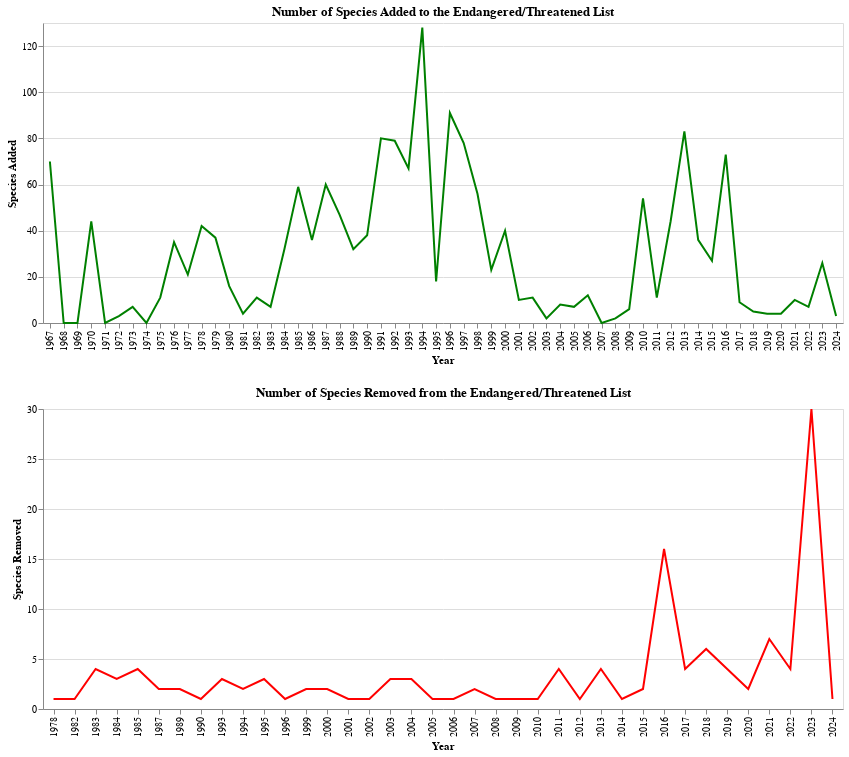

Notebook cell for this chart:
### Markdown cell above
## Deceptive

### Code cell
listed = alt.Chart(listed_species_df, title="Number of Species Added to the Endangered/Threatened List").mark_line(point=False, color='green').encode(
    x=alt.X("Calendar Year:O", title="Year").scale(zero=False),
    y=alt.Y("Number of Species Listings:Q", title="Species Added").scale(zero=False), 
).properties(
    width=800
    
)

delisted = alt.Chart(remove_count_df, title="Number of Species Removed from the Endangered/Threatened List").mark_line(point=False, color='red').encode(
    x=alt.X("Delisting Date:O", title="Year").scale(zero=False),
    y=alt.Y("Common Name:Q", title="Species Removed").scale(zero=False)
).properties(
    width=800  
)


listed & delisted

### Figure 1 — Vega-Lite specification as saved in the notebook (floating-point values rounded to 4 significant figures)
{"config": {"view": {"continuousWidth": 300, "continuousHeight": 300}}, "vconcat": [{"data": {"name": "data-2fc7e87139f5d0c3acb326e98ec76e9f"}, "mark": {"type": "line", "color": "green", "point": false}, "encoding": {"x": {"field": "Calendar Year", "scale": {"zero": false}, "title": "Year", "type": "ordinal"}, "y": {"field": "Number of Species Listings", "scale": {"zero": false}, "title": "Species Added", "type": "quantitative"}}, "title": "Number of Species Added to the Endangered/Threatened List", "width": 800}, {"data": {"name": "data-0bd3afc969f905c70604af391bdf0253"}, "mark": {"type": "line", "color": "red", "point": false}, "encoding": {"x": {"field": "Delisting Date", "scale": {"zero": false}, "title": "Year", "type": "ordinal"}, "y": {"field": "Common Name", "scale": {"zero": false}, "title": "Species Removed", "type": "quantitative"}}, "title": "Number of Species Removed from the Endangered/Threatened List", "width": 800}], "$schema": "https://vega.github.io/schema/vega-lite/v5.17.0.json", "datasets": {"data-2fc7e87139f5d0c3acb326e98ec76e9f": [{"Calendar Year": 2024, "Number of Species Listings": 3}, {"Calendar Year": 2023, "Number of Species Listings": 26}, {"Calendar Year": 2022, "Number of Species Listings": 7}, {"Calendar Year": 2021, "Number of Species Listings": 10}, {"Calendar Year": 2020, "Number of Species Listings": 4}, {"Calendar Year": 2019, "Number of Species Listings": 4}, {"Calendar Year": 2018, "Number of Species Listings": 5}, {"Calendar Year": 2017, "Number of Species Listings": 9}, {"Calendar Year": 2016, "Number of Species Listings": 73}, {"Calendar Year": 2015, "Number of Species Listings": 27}, {"Calendar Year": 2014, "Number of Species Listings": 36}, {"Calendar Year": 2013, "Number of Species Listings": 83}, {"Calendar Year": 2012, "Number of Species Listings": 44}, {"Calendar Year": 2011, "Number of Species Listings": 11}, {"Calendar Year": 2010, "Number of Species Listings": 54}, {"Calendar Year": 2009, "Number of Species Listings": 6}, {"Calendar Year": 2008, "Number of Species Listings": 2}, {"Calendar Year": 2006, "Number of Species Listings": 12}, {"Calendar Year": 2005, "Number of Species Listings": 7}, {"Calendar Year": 2004, "Number of Species Listings": 8}, {"Calendar Year": 2003, "Number of Species Listings": 2}, {"Calendar Year": 2002, "Number of Species Listings": 11}, {"Calendar Year": 2001, "Number of Species Listings": 10}, {"Calendar Year": 2000, "Number of Species Listings": 40}, {"Calendar Year": 1999, "Number of Species Listings": 23}, {"Calendar Year": 1998, "Number of Species Listings": 56}, {"Calendar Year": 1997, "Number of Species Listings": 78}, {"Calendar Year": 1996, "Number of Species Listings": 91}, {"Calendar Year": 1995, "Number of Species Listings": 18}, {"Calendar Year": 1994, "Number of Species Listings": 128}, {"Calendar Year": 1993, "Number of Species Listings": 67}, {"Calendar Year": 1992, "Number of Species Listings": 79}, {"Calendar Year": 1991, "Number of Species Listings": 80}, {"Calendar Year": 1990, "Number of Species Listings": 38}, {"Calendar Year": 1989, "Number of Species Listings": 32}, {"Calendar Year": 1988, "Number of Species Listings": 47}, {"Calendar Year": 1987, "Number of Species Listings": 60}, {"Calendar Year": 1986, "Number of Species Listings": 36}, {"Calendar Year": 1985, "Number of Species Listings": 59}, {"Calendar Year": 1984, "Number of Species Listings": 32}, {"Calendar Year": 1983, "Number of Species Listings": 7}, {"Calendar Year": 1982, "Number of Species Listings": 11}, {"Calendar Year": 1981, "Number of Species Listings": 4}, {"Calendar Year": 1980, "Number of Species Listings": 16}, {"Calendar Year": 1979, "Number of Species Listings": 37}, {"Calendar Year": 1978, "Number of Species Listings": 42}, {"Calendar Year": 1977, "Number of Species Listings": 21}, {"Calendar Year": 1976, "Number of Species Listings": 35}, {"Calendar Year": 1975, "Number of Species Listings": 11}, {"Calendar Year": 1973, "Number of Species Listings": 7}, {"Calendar Year": 1972, "Number of Species Listings": 3}, {"Calendar Year": 1970, "Number of Species Listings": 44}, {"Calendar Year": 1967, "Number of Species Listings": 70}, {"Calendar Year": 1968, "Number of Species Listings": 0}, {"Calendar Year": 1969, "Number of Species Listings": 0}, {"Calendar Year": 1971, "Number of Species Listings": 0}, {"Calendar Year": 1974, "Number of Species Listings": 0}, {"Calendar Year": 2007, "Number of Species Listings": 0}], "data-0bd3afc969f905c70604af391bdf0253": [{"Delisting Date": "1978", "Common Name": 1}, {"Delisting Date": "1982", "Common Name": 1}, {"Delisting Date": "1983", "Common Name": 4}, {"Delisting Date": "1984", "Common Name": 3}, {"Delisting Date": "1985", "Common Name": 4}, {"Delisting Date": "1987", "Common Name": 2}, {"Delisting Date": "1989", "Common Name": 2}, {"Delisting Date": "1990", "Common Name": 1}, {"Delisting Date": "1993", "Common Name": 3}, {"Delisting Date": "1994", "Common Name": 2}, {"Delisting Date": "1995", "Common Name": 3}, {"Delisting Date": "1996", "Common Name": 1}, {"Delisting Date": "1999", "Common Name": 2}, {"Delisting Date": "2000", "Common Name": 2}, {"Delisting Date": "2001", "Common Name": 1}, {"Delisting Date": "2002", "Common Name": 1}, {"Delisting Date": "2003", "Common Name": 3}, {"Delisting Date": "2004", "Common Name": 3}, {"Delisting Date": "2005", "Common Name": 1}, {"Delisting Date": "2006", "Common Name": 1}, {"Delisting Date": "2007", "Common Name": 2}, {"Delisting Date": "2008", "Common Name": 1}, {"Delisting Date": "2009", "Common Name": 1}, {"Delisting Date": "2010", "Common Name": 1}, {"Delisting Date": "2011", "Common Name": 4}, {"Delisting Date": "2012", "Common Name": 1}, {"Delisting Date": "2013", "Common Name": 4}, {"Delisting Date": "2014", "Common Name": 1}, {"Delisting Date": "2015", "Common Name": 2}, {"Delisting Date": "2016", "Common Name": 16}, {"Delisting Date": "2017", "Common Name": 4}, {"Delisting Date": "2018", "Common Name": 6}, {"Delisting Date": "2019", "Common Name": 4}, {"Delisting Date": "2020", "Common Name": 2}, {"Delisting Date": "2021", "Common Name": 7}, {"Delisting Date": "2022", "Common Name": 4}, {"Delisting Date": "2023", "Common Name": 30}, {"Delisting Date": "2024", "Common Name": 1}]}}
